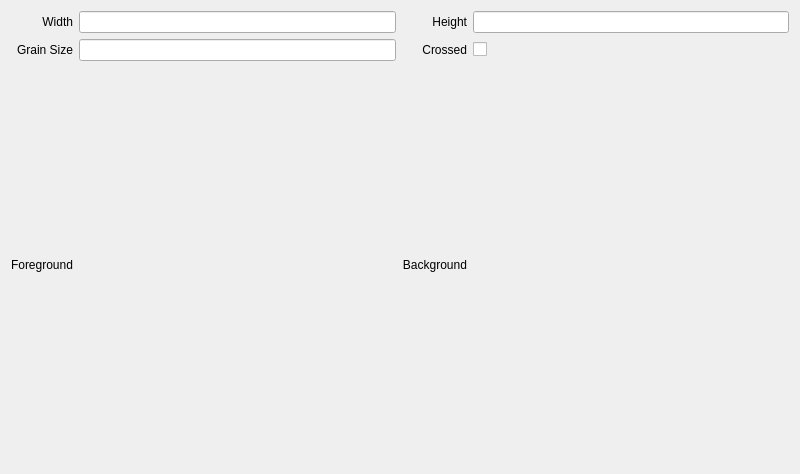
<?xml version="1.0" encoding="UTF-8"?>
<ui version="4.0">
 <class>CanvasSettingPanel</class>
 <widget class="QWidget" name="CanvasSettingPanel">
  <property name="geometry">
   <rect>
    <x>0</x>
    <y>0</y>
    <width>800</width>
    <height>474</height>
   </rect>
  </property>
  <property name="windowTitle">
   <string>Form</string>
  </property>
  <layout class="QGridLayout" name="gridLayout">
   <item row="0" column="0">
    <widget class="QLabel" name="label">
     <property name="text">
      <string>Width</string>
     </property>
     <property name="alignment">
      <set>Qt::AlignRight|Qt::AlignTrailing|Qt::AlignVCenter</set>
     </property>
    </widget>
   </item>
   <item row="0" column="1">
    <widget class="QLineEdit" name="lineEditWidth">
     <property name="sizePolicy">
      <sizepolicy hsizetype="Minimum" vsizetype="Fixed">
       <horstretch>0</horstretch>
       <verstretch>0</verstretch>
      </sizepolicy>
     </property>
    </widget>
   </item>
   <item row="0" column="2">
    <widget class="QLabel" name="label_2">
     <property name="text">
      <string>Height</string>
     </property>
     <property name="alignment">
      <set>Qt::AlignRight|Qt::AlignTrailing|Qt::AlignVCenter</set>
     </property>
    </widget>
   </item>
   <item row="0" column="3">
    <widget class="QLineEdit" name="lineEditHeight">
     <property name="sizePolicy">
      <sizepolicy hsizetype="Minimum" vsizetype="Fixed">
       <horstretch>0</horstretch>
       <verstretch>0</verstretch>
      </sizepolicy>
     </property>
    </widget>
   </item>
   <item row="1" column="0">
    <widget class="QLabel" name="label_3">
     <property name="text">
      <string>Grain Size</string>
     </property>
     <property name="alignment">
      <set>Qt::AlignRight|Qt::AlignTrailing|Qt::AlignVCenter</set>
     </property>
    </widget>
   </item>
   <item row="1" column="1">
    <widget class="QLineEdit" name="lineEditGrainSize">
     <property name="sizePolicy">
      <sizepolicy hsizetype="Minimum" vsizetype="Fixed">
       <horstretch>0</horstretch>
       <verstretch>0</verstretch>
      </sizepolicy>
     </property>
    </widget>
   </item>
   <item row="1" column="2">
    <widget class="QLabel" name="label_6">
     <property name="text">
      <string>Crossed</string>
     </property>
     <property name="alignment">
      <set>Qt::AlignRight|Qt::AlignTrailing|Qt::AlignVCenter</set>
     </property>
    </widget>
   </item>
   <item row="1" column="3">
    <widget class="QCheckBox" name="checkBoxCrossed">
     <property name="text">
      <string/>
     </property>
    </widget>
   </item>
   <item row="2" column="0">
    <widget class="QLabel" name="label_4">
     <property name="text">
      <string>Foreground</string>
     </property>
     <property name="alignment">
      <set>Qt::AlignRight|Qt::AlignTrailing|Qt::AlignVCenter</set>
     </property>
    </widget>
   </item>
   <item row="2" column="1">
    <widget class="ColorChooser" name="colorChooserForeground" native="true">
     <property name="sizePolicy">
      <sizepolicy hsizetype="MinimumExpanding" vsizetype="Preferred">
       <horstretch>0</horstretch>
       <verstretch>0</verstretch>
      </sizepolicy>
     </property>
    </widget>
   </item>
   <item row="2" column="2">
    <widget class="QLabel" name="label_5">
     <property name="text">
      <string>Background</string>
     </property>
     <property name="alignment">
      <set>Qt::AlignRight|Qt::AlignTrailing|Qt::AlignVCenter</set>
     </property>
    </widget>
   </item>
   <item row="2" column="3">
    <widget class="ColorChooser" name="colorChooserBackground" native="true">
     <property name="sizePolicy">
      <sizepolicy hsizetype="MinimumExpanding" vsizetype="Preferred">
       <horstretch>0</horstretch>
       <verstretch>0</verstretch>
      </sizepolicy>
     </property>
    </widget>
   </item>
  </layout>
 </widget>
 <customwidgets>
  <customwidget>
   <class>ColorChooser</class>
   <extends>QWidget</extends>
   <header>src/widgets/color_chooser.h</header>
   <container>1</container>
  </customwidget>
 </customwidgets>
 <resources/>
 <connections/>
</ui>
